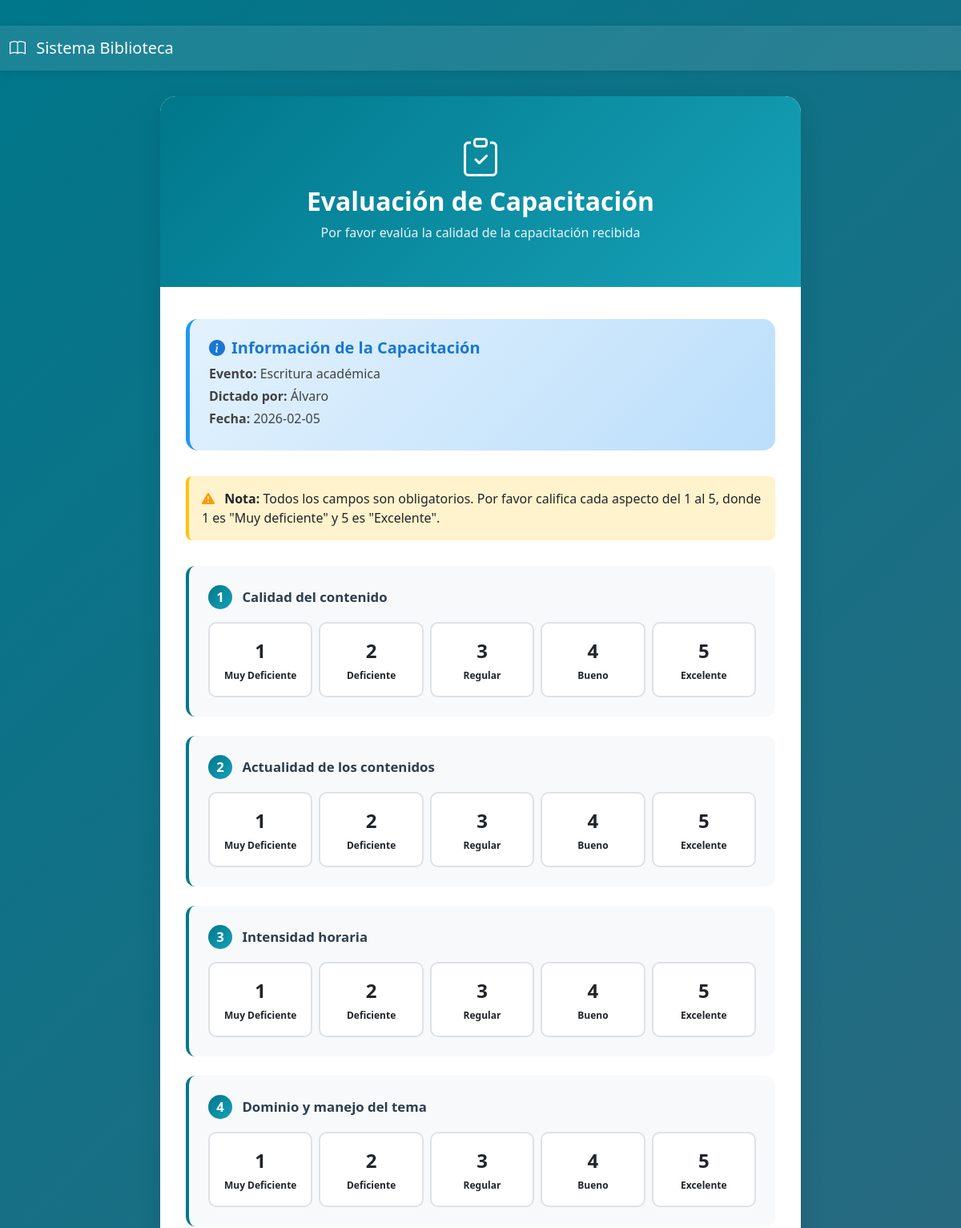
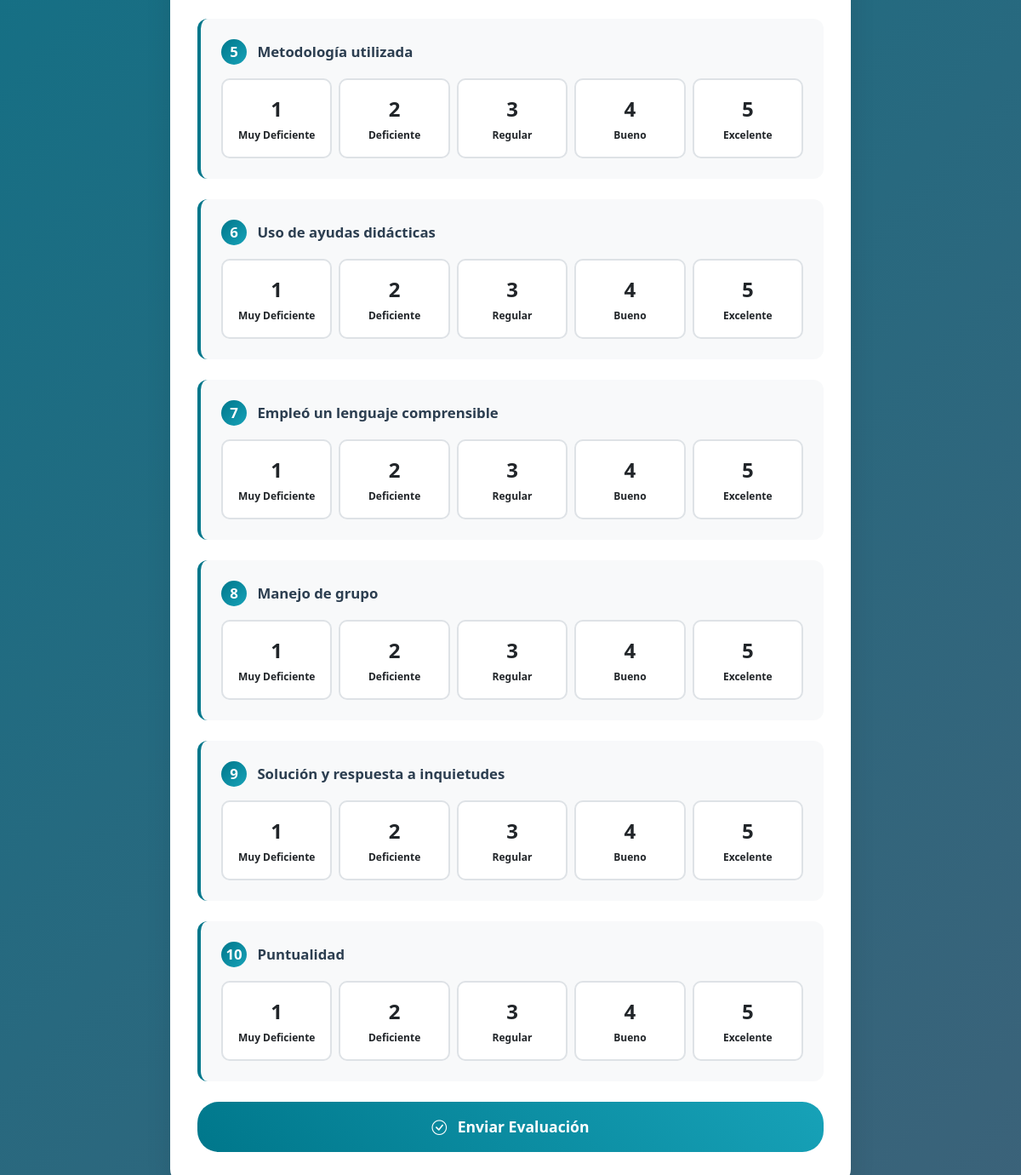
The app's page /formulario/evaluacion/3 with its own data (2 pictures, top to bottom).
### tables this page shows
CREATE TABLE asistencias (
                id INTEGER PRIMARY KEY AUTOINCREMENT,
                nombre_evento TEXT NOT NULL,
                dictado_por TEXT NOT NULL,
                docente TEXT NOT NULL,
                programa_docente TEXT NOT NULL,
                numero_identificacion TEXT NOT NULL,
                nombre_completo TEXT NOT NULL,
                programa_estudiante TEXT NOT NULL,
                modalidad TEXT NOT NULL,
                tipo_asistente TEXT NOT NULL,
                sede TEXT NOT NULL,
                fecha_evento TEXT NOT NULL,
                fecha_registro TIMESTAMP DEFAULT CURRENT_TIMESTAMP
            );

### app.py (the view, shortened to what this page needs)
@app.route("/formulario/evaluacion/<int:asistencia_id>", methods=["GET", "POST"])
def formulario_evaluacion(asistencia_id):
    es_acceso_publico = request.args.get('publico') == '1'
    try:
        with get_db_connection() as conn:
            cursor = conn.cursor()
            cursor.execute("SELECT * FROM asistencias WHERE id = ?", (asistencia_id,))
            asistencia = cursor.fetchone()
            if not asistencia:
                return redirect(url_for('formulario'))
        return render_template("formulario_evaluacion.html",
                             asistencia=asistencia,
                             es_acceso_publico=es_acceso_publico)
    except Exception as e:
        return redirect(url_for('formulario'))

### templates/formulario_evaluacion.html (shortened to what this page needs)
<!DOCTYPE html>
<html lang="es">
<head>
    <link href="https://cdn.jsdelivr.net/npm/bootstrap@5.3.3/dist/css/bootstrap.min.css" rel="stylesheet">
    <link href="https://cdn.jsdelivr.net/npm/bootstrap-icons@1.11.1/font/bootstrap-icons.css" rel="stylesheet">
</head>
<body>
    {% if not es_acceso_publico %}
    <nav class="navbar navbar-expand-lg navbar-dark">
        <div class="container-fluid">
            <a class="navbar-brand" href="{{ url_for('dashboard') }}">
                <i class="bi bi-book me-2"></i>
                Sistema Biblioteca
            </a>
        </div>
    </nav>
    {% endif %}
    <div class="container">
        <div class="evaluation-container">
            <div class="eval-header">
                <i class="bi bi-clipboard-check"></i>
                <h1>Evaluación de Capacitación</h1>
                <p>Por favor evalúa la calidad de la capacitación recibida</p>
            </div>
            <div class="eval-body">
                {% if asistencia %}
                <div class="info-card">
                    <h5><i class="bi bi-info-circle-fill me-2"></i>Información de la Capacitación</h5>
                    <p><strong>Evento:</strong> {{ asistencia[1] }}</p>
                    <p><strong>Dictado por:</strong> {{ asistencia[2] }}</p>
                    <p><strong>Fecha:</strong> {{ asistencia[11] }}</p>
                </div>
                {% endif %}
                <div class="required-note">
                    <i class="bi bi-exclamation-triangle-fill"></i>
                    <strong>Nota:</strong> Todos los campos son obligatorios.
                    Por favor califica cada aspecto del 1 al 5, donde 1 es "Muy deficiente" y 5 es "Excelente".
                </div>
                <form method="POST">
                    <div class="question-card">
                        <label class="question-label">
                            <span class="question-number">1</span>
                            Calidad del contenido
                        </label>
                        <div class="rating-scale">
                            {% for i in range(1, 6) %}
                            <div class="rating-option">
                                <label for="calidad_{{ i }}" class="rating-label">
                                    <span class="rating-value">{{ i }}</span>
                                    <span class="rating-text">
                                        {% if i == 1 %}Muy Deficiente
                                        {% elif i == 2 %}Deficiente
                                        {% elif i == 3 %}Regular
                                        {% elif i == 4 %}Bueno
                                        {% else %}Excelente{% endif %}
                                    </span>
                                </label>
                            </div>
                            {% endfor %}
                        </div>
                    </div>
                    <div class="question-card">
                        <label class="question-label">
                            <span class="question-number">2</span>
                            Actualidad de los contenidos
                        </label>
                        <div class="rating-scale">
                            {% for i in range(1, 6) %}
                            <div class="rating-option">
                                <label for="actualidad_{{ i }}" class="rating-label">
                                    <span class="rating-value">{{ i }}</span>
                                    <span class="rating-text">
                                        {% if i == 1 %}Muy Deficiente
                                        {% elif i == 2 %}Deficiente
                                        {% elif i == 3 %}Regular
                                        {% elif i == 4 %}Bueno
                                        {% else %}Excelente{% endif %}
                                    </span>
                                </label>
                            </div>
                            {% endfor %}
                        </div>
                    </div>
                    <div class="question-card">
                        <label class="question-label">
                            <span class="question-number">3</span>
                            Intensidad horaria
                        </label>
                        <div class="rating-scale">
                            {% for i in range(1, 6) %}
                            <div class="rating-option">
                                <label for="intensidad_{{ i }}" class="rating-label">
                                    <span class="rating-value">{{ i }}</span>
                                    <span class="rating-text">
                                        {% if i == 1 %}Muy Deficiente
                                        {% elif i == 2 %}Deficiente
                                        {% elif i == 3 %}Regular
                                        {% elif i == 4 %}Bueno
                                        {% else %}Excelente{% endif %}
                                    </span>
                                </label>
                            </div>
                            {% endfor %}
                        </div>
                    </div>
                    <div class="question-card">
                        <label class="question-label">
                            <span class="question-number">4</span>
                            Dominio y manejo del tema
                        </label>
                        <div class="rating-scale">
                            {% for i in range(1, 6) %}
                            <div class="rating-option">
                                <label for="dominio_{{ i }}" class="rating-label">
                                    <span class="rating-value">{{ i }}</span>
                                    <span class="rating-text">
                                        {% if i == 1 %}Muy Deficiente
                                        {% elif i == 2 %}Deficiente
                                        {% elif i == 3 %}Regular
                                        {% elif i == 4 %}Bueno
                                        {% else %}Excelente{% endif %}
                                    </span>
                                </label>
                            </div>
                            {% endfor %}
                        </div>
                    </div>
                    <div class="question-card">
                        <label class="question-label">
                            <span class="question-number">5</span>
                            Metodología utilizada
                        </label>
                        <div class="rating-scale">
                            {% for i in range(1, 6) %}
                            <div class="rating-option">
                                <label for="metodologia_{{ i }}" class="rating-label">
                                    <span class="rating-value">{{ i }}</span>
                                    <span class="rating-text">
                                        {% if i == 1 %}Muy Deficiente
                                        {% elif i == 2 %}Deficiente
                                        {% elif i == 3 %}Regular
                                        {% elif i == 4 %}Bueno
                                        {% else %}Excelente{% endif %}
                                    </span>
                                </label>
                            </div>
                            {% endfor %}
                        </div>
                    </div>
                    <div class="question-card">
                        <label class="question-label">
                            <span class="question-number">6</span>
                            Uso de ayudas didácticas
                        </label>
                        <div class="rating-scale">
                            {% for i in range(1, 6) %}
                            <div class="rating-option">
                                <label for="ayudas_{{ i }}" class="rating-label">
                                    <span class="rating-value">{{ i }}</span>
                                    <span class="rating-text">
                                        {% if i == 1 %}Muy Deficiente
                                        {% elif i == 2 %}Deficiente
                                        {% elif i == 3 %}Regular
                                        {% elif i == 4 %}Bueno
                                        {% else %}Excelente{% endif %}
                                    </span>
                                </label>
                            </div>
                            {% endfor %}
                        </div>
                    </div>
                    <div class="question-card">
                        <label class="question-label">
                            <span class="question-number">7</span>
                            Empleó un lenguaje comprensible
                        </label>
                        <div class="rating-scale">
                            {% for i in range(1, 6) %}
                            <div class="rating-option">
                                <label for="lenguaje_{{ i }}" class="rating-label">
                                    <span class="rating-value">{{ i }}</span>
                                    <span class="rating-text">
                                        {% if i == 1 %}Muy Deficiente
                                        {% elif i == 2 %}Deficiente
                                        {% elif i == 3 %}Regular
                                        {% elif i == 4 %}Bueno
                                        {% else %}Excelente{% endif %}
                                    </span>
                                </label>
                            </div>
                            {% endfor %}
                        </div>
                    </div>
                    <div class="question-card">
                        <label class="question-label">
                            <span class="question-number">8</span>
                            Manejo de grupo
                        </label>
                        <div class="rating-scale">
                            {% for i in range(1, 6) %}
                            <div class="rating-option">
                                <label for="manejo_{{ i }}" class="rating-label">
                                    <span class="rating-value">{{ i }}</span>
                                    <span class="rating-text">
                                        {% if i == 1 %}Muy Deficiente
                                        {% elif i == 2 %}Deficiente
                                        {% elif i == 3 %}Regular
                                        {% elif i == 4 %}Bueno
                                        {% else %}Excelente{% endif %}
                                    </span>
                                </label>
                            </div>
                            {% endfor %}
                        </div>
                    </div>
                    <div class="question-card">
                        <label class="question-label">
                            <span class="question-number">9</span>
                            Solución y respuesta a inquietudes
                        </label>
                        <div class="rating-scale">
                            {% for i in range(1, 6) %}
                            <div class="rating-option">
                                <label for="solucion_{{ i }}" class="rating-label">
                                    <span class="rating-value">{{ i }}</span>
                                    <span class="rating-text">
                                        {% if i == 1 %}Muy Deficiente
                                        {% elif i == 2 %}Deficiente
                                        {% elif i == 3 %}Regular
                                        {% elif i == 4 %}Bueno
                                        {% else %}Excelente{% endif %}
                                    </span>
                                </label>
                            </div>
                            {% endfor %}
                        </div>
                    </div>
                    <div class="question-card">
                        <label class="question-label">
                            <span class="question-number">10</span>
                            Puntualidad
                        </label>
                        <div class="rating-scale">
                            {% for i in range(1, 6) %}
                            <div class="rating-option">
                                <label for="puntualidad_{{ i }}" class="rating-label">
                                    <span class="rating-value">{{ i }}</span>
                                    <span class="rating-text">
                                        {% if i == 1 %}Muy Deficiente
                                        {% elif i == 2 %}Deficiente
                                        {% elif i == 3 %}Regular
                                        {% elif i == 4 %}Bueno
                                        {% else %}Excelente{% endif %}
                                    </span>
                                </label>
                            </div>
                            {% endfor %}
                        </div>
                    </div>
                    <div class="mt-4">
                        <button type="submit" class="btn btn-submit">
                            <i class="bi bi-check-circle me-2"></i>
                            Enviar Evaluación
                        </button>
                    </div>
                </form>
            </div>
        </div>
    </div>
</body>
</html>

### records on screen
asistencias: nombre_evento "Escritura académica", dictado_por "Álvaro", fecha_evento "2026-02-05"

### other values on screen
{{ i }} "1" "2" "3" "4" "5"
